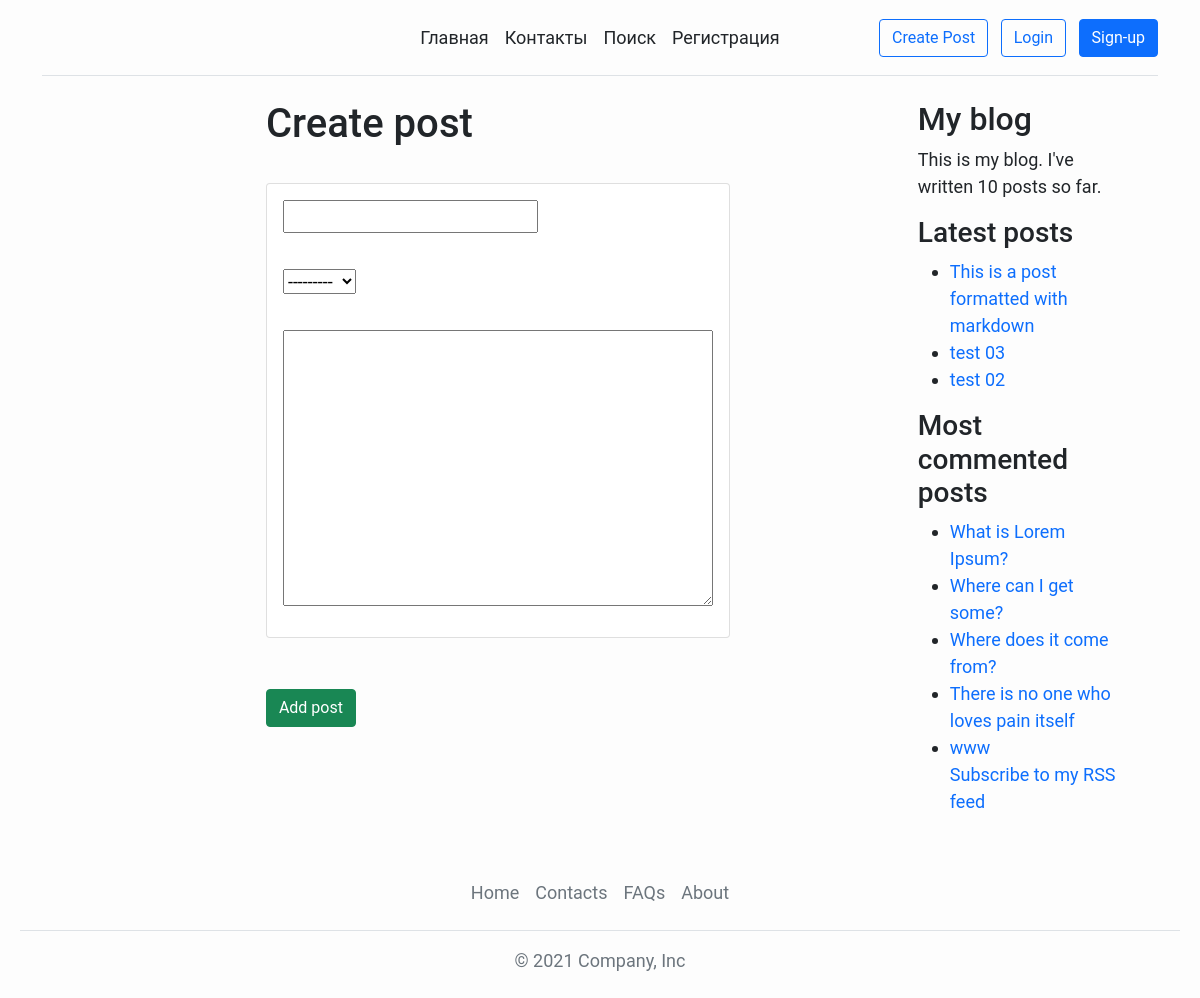
Page /create_post/ on the committed database.
### home/models.py (models this page shows)
class Post(models.Model):
    def get_absolute_url(self):
        return reverse('home:post_detail',
            args=[self.publish.year,
                self.publish.strftime('%m'),
                self.publish.strftime('%d'),
                self.slug])
    STATUS_CHOICES = (
        ('draft', 'Draft'),
        ('published', 'Published'),
    )
    title = models.CharField(max_length=250)
    slug = models.SlugField(max_length=250, unique_for_date='publish')
    author = models.ForeignKey(User, on_delete=models.CASCADE, related_name='blog_posts')
    body = models.TextField()
    publish = models.DateTimeField(default=timezone.now)
    created = models.DateTimeField(auto_now_add=True)
    updated = models.DateTimeField(auto_now=True)
    status = models.CharField(max_length=10, choices=STATUS_CHOICES, default='draft')
    tags = TaggableManager()

### home/views.py (the view, shortened to what this page needs)
# urls.py: url('create_post/', views.PostCreateView.as_view(), name='create_post'),
class PostCreateView(CreateView):
    model = Post
    fields = ["title", "author", "body"]

### home/templatetags/blog_tags.py (called while the page is built)
@register.simple_tag
def total_posts():
    return Post.objects.count()

@register.inclusion_tag('latest_posts.html')
def show_latest_posts(count=5):
    latest_posts = Post.objects.order_by('-publish')[:count]
    return {'latest_posts': latest_posts}

@register.simple_tag()
def get_most_commented_posts(count=5):
    return Post.objects.annotate(total_comments=Count('comments')).order_by('-total_comments')[:count]

### templates/home/post_form.html (shortened to what this page needs)
{% extends '_base.html' %}
{% load static %}
{% block content %}
        <div class="contaiter-create-post">
            <div class="col-md-12">
                <div class="form-group">
                    <h1>Create post</h1>
                    <br>
                    <form method="post">
                        <div class="card mb-4">
                            <div class="card-body">
                                <p class="card-title">{{ form.title }}</p><br>
                                <p class="card-title">{{ form.author }}</p><br>
                                <p class="card-title">{{ form.body }}</p>
                            </div>
                        </div>
                        <br>
                        <button type="submit" class="btn btn-success">Add post</button>
                    </form>
                </div>
            </div>
        </div>
{% endblock %}

### templates/_base.html (shortened to what this page needs)
{% load blog_tags %}
{% load static %}
{% load crispy_forms_filters %}
{% load crispy_forms_tags %}
<!doctype html>
<html lang="en">
<head>
    <link href="https://cdn.jsdelivr.net/npm/bootstrap@5.1.3/dist/css/bootstrap.min.css" rel="stylesheet">
    <link href="{% static 'css/main.css' %}" rel="stylesheet">
</head>
<body>
    <div class="wrapper-base">
        {% include '_header.html' %}
        <div class="wrapper-page">
            {% block content %}
            {% endblock %}
            <br>
            <div id="sidebar">
                <h2>My blog</h2>
                <p>This is my blog. I've written {% total_posts %} posts so far.</p>
                <h3>Latest posts</h3>
                {% show_latest_posts 3 %}
                <h3>Most commented posts</h3>
                {% get_most_commented_posts as most_commented_posts %}
                <ul>
                    {% for post in most_commented_posts %}
                        <li>
                            <a href="{{ post.get_absolute_url }}">{{ post.title }}</a>
                        </li>
                    {% endfor %}
                <p><a href="{% url "home:post_feed" %}">Subscribe to my RSS feed</a></p>
                </ul>
            </div>
        </div>
        {% include '_footer.html' %}
    </div>
</body>
</html>

### templates/latest_posts.html
<ul>
    {% for post in latest_posts %}
        <li>
            <a href="{{ post.get_absolute_url }}">{{ post.title }}</a>
        </li>
    {% endfor %}
</ul>

### static/css/main.css (style rules this page uses)
body { margin: 0 20px 0 20px; font-family: "Roboto", sans-serif; font-size: 18px; background-color: #fdfdfd; }
a { text-decoration: none; outline: none !important; }
.wrapper-page { display: flex; justify-content: space-between; margin: 0 5%; }
.contaiter-create-post { margin: 0 18%; }

### rows in the picture
Post: title "This is a post formatted with markdown"
Post: title "test 03"
Post: title "test 02"
Post: title "What is Lorem Ipsum?"
Post: title "Where can I get some?"
Post: title "Where does it come from?"
Post: title "There is no one who loves pain itself"
Post: title "www"
